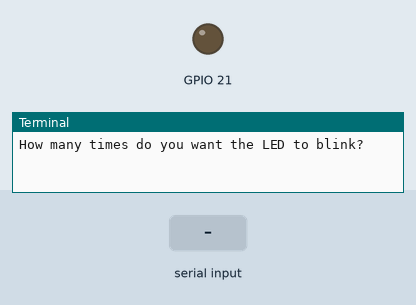
A program run on a simulated Raspberry Pi (BCM pin numbers). Shown: output pins drawn as LEDs (lit = HIGH), the last lines printed to the terminal. Dashed ring = blinking. Inputs (shaded band) come from the test bench.

Above: at 1.2 s.
1.3 s: "5" typed at the terminal, then Enter
At 1.7 s:
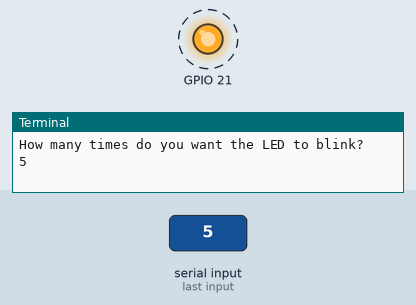
Timing chart, 0 to 11.8 s (numbered marks = the images above; inputs shaded):
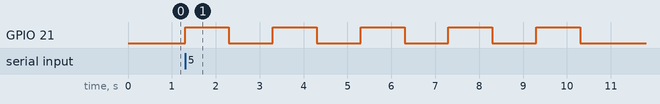

Measured:
- after the input at 1.3 s, GPIO 21: alternates HIGH for 1.0 s and LOW for 1.0 s, starting at once

The program:

lesson4_ledblink.py
```python
# terminal: jobs
#           - list suspended tasks
#           fg
#           - returns suspended task back to foreground

from gpiozero import LED
from time import sleep

red = LED("BOARD40")

try:
    while True:
        blinkTimes=int(input('How many times do you want the LED to blink? '))
        for i in range(0, blinkTimes, 1):
            red.on()
            sleep(1)
            red.off()
            sleep(1)
except KeyboardInterrupt:
    print(' Interrupted')

red.close()
```
